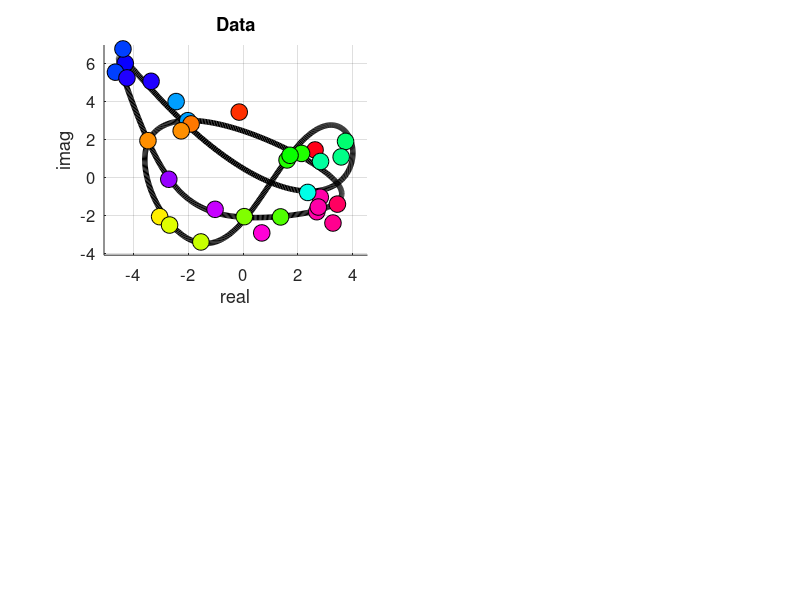

Recreate this plot in MATLAB. (Note: this script raises an error after producing the figure.)
%%%%%%%%;
% setting up simple multi-slice-alignment for testing sheres-style qbp. ;
% assume a 2d-volume x, comprising a single ring. ;
% Assume that x is restricted to just 2*Q+1 bessel-coefficients. ;
% Setting up figure for illustration. ;
%%%%%%%%;

%clear;
%%%%%%%%;
platform = 'rusty';
if (exist('platform.type','file')); fp=fopen('platform.type'); platform = fscanf(fp,'%s'); fclose(fp); end;
if (strcmp(platform,'access1')); string_root = 'data'; end;
if (strcmp(platform,'OptiPlex')); string_root = 'home'; end;
if (strcmp(platform,'eval1')); string_root = 'home'; end;
if (strcmp(platform,'rusty')); string_root = 'mnt/home'; end;
%%%%%%%%;

flag_verbose = 1;
flag_disp = flag_verbose;
flag_replot = 1;
nf = 0;

%%%%%%%%;
q_max = 4; str_q_max = sprintf('q%d',q_max);
n_M_factor = 1/32; n_gamma = 1024; n_M = ceil(n_gamma*n_M_factor);
str_n_M = sprintf('M%.4d',round(n_M));
n_iteration = 128*4; str_n_iteration = sprintf('i%.3d',n_iteration);
sigma_true = 2/10; str_sigma_true = sprintf('s%.3d',round(1000*sigma_true));
%%%%%%%%;
q_ = transpose(-q_max:1:+q_max);
n_q = numel(q_);
gamma_ = linspace(0,2*pi,1+n_gamma);
gamma_ = reshape(gamma_(1:n_gamma),[n_gamma,1]);
n_w = n_gamma;
F_wq__ = exp(+i*gamma_*transpose(q_));
F_inv_qw__ = ctranspose(F_wq__)/n_gamma;
%%%%%%%%;

lambda = 1; rseed  = 1; sigma = 0.5;
rng(rseed);rseed=rseed+1;
A_q_ = randn(n_q,1) + i*randn(n_q,1);
A_w_ = F_wq__*A_q_;

sigma_true = 0.5; str_sigma_true = sprintf('s%.3d',round(1000*sigma_true));

if flag_disp>1;
figure(1);clf;figbig;
for rseed=0:48-1;
rng(rseed); A_q_ = randn(n_q,1) + i*randn(n_q,1); A_w_ = F_wq__*A_q_;
subplot(6,8,1+rseed); plot(A_w_,'.'); axisnotick;
end;%for rseed=0:48-1;
end;%if flag_disp>1;

%%%%%%%%;
% Pick rseed = 20. ;
%%%%%%%%;
rseed = 20;
str_rseed = sprintf('r%.2d',rseed);
str_xfix = sprintf('%s%s%s%s%s',str_q_max,str_n_M,str_sigma_true,str_n_iteration,str_rseed);

rng(rseed);
A_q_ = randn(n_q,1) + i*randn(n_q,1); A_w_ = F_wq__*A_q_;
%%%%%%%%;
rng(rseed);rseed=rseed+1;
gamma_true_M_ = 2*pi*rand(n_M,1);
tmp_index_ = knnsearch(gamma_,gamma_true_M_,'K',1)-1;
rng(rseed);rseed=rseed+1;
M_M_ = A_w_(1+tmp_index_) + sigma_true*(randn(n_M,1) + i*randn(n_M,1));
%%%%;
if flag_disp>0;
nf_base = nf;
figure(1+nf_base);nf=nf+1;clf;set(gcf,'Position',1+[0,0,1024,1024+128]);
fontsize_use = 12;
hold on;
c_use__ = colormap('hsv'); n_c_use = size(c_use__,1);
xlim_ = prctile(real(A_w_),[  0,100]); xlim_ = mean(xlim_) + 1.125*0.5*diff(xlim_)*[-1,+1];
ylim_ = prctile(imag(A_w_),[  0,100]); ylim_ = mean(ylim_) + 1.125*0.5*diff(ylim_)*[-1,+1];
subplot(2,2,1);
set(gca,'FontSize',fontsize_use);
linewidth_use = 4;
markersize_use = 12;
hold on;
plot(real(A_w_),imag(A_w_),'k-','LineWidth',linewidth_use);
for nM=0:n_M-1;
gamma_true = gamma_true_M_(1+nM);
nc_use = max(0,min(n_c_use-1,floor(n_c_use*gamma_true/(2*pi))));
M = M_M_(1+nM);
plot(real(M),imag(M),'ko','MarkerFaceColor',c_use__(1+nc_use,:),'MarkerSize',markersize_use);
end;%for nM=0:n_M-1;
hold off;
xlim(xlim_); ylim(ylim_);
xlabel('real'); ylabel('imag'); grid on;
title('Data');
end;%if flag_disp>0;
%%%%;
sigma_sher = 1*sigma_true;
rng(rseed);rseed=rseed+1;
rand_q_ = randn(n_q,1) + i*randn(n_q,1);
B_init_q_ = lambda*A_q_ + (1-lambda)*fnorm(A_q_)*rand_q_;
B_init_w_ = F_wq__*B_init_q_;
B_sher_q_ = B_init_q_;
B_sher_w_ = B_init_w_;
B_zero_w_ = B_init_w_;
B_emax_w_ = B_init_w_;
B_alte_w_ = B_init_w_;
%%%%;
if flag_disp>0;
figure(1+nf_base); hold on;
c_use__ = colormap_80s; n_c_use = size(c_use__,1);
linewidth_big = 6;
linewidth_sml = 4;
markersize_use = 4;
for ns=1:3-1;
subplot(2,2,1+ns);
set(gca,'FontSize',fontsize_use);
hold on;
plot(real(A_w_),imag(A_w_),'k-','LineWidth',linewidth_big);
%plot(real(B_init_w_),imag(B_init_w_),'c-','LineWidth',linewidth_big);
xlabel('real'); ylabel('imag'); grid on;
end;%for ns=1:3-1;
end;%if flag_disp>0;
%%%%;
n_M_factor_use = ceil(n_M_factor);
Error_sher_l2_i_ = zeros(n_iteration,1);
Error_zero_l2_i_ = zeros(n_iteration,1);
Error_emax_l2_i_ = zeros(n_iteration,1);
Error_alte_l2_i_ = zeros(n_iteration,1);
Error_sher_k1_i_ = zeros(n_iteration,1);
Error_zero_k1_i_ = zeros(n_iteration,1);
Error_emax_k1_i_ = zeros(n_iteration,1);
Error_alte_k1_i_ = zeros(n_iteration,1);
for niteration=0:n_iteration-1;
%%%%;
R2_sher_wM__ = abs(bsxfun(@minus,reshape(B_sher_w_,[n_w,1]),reshape(M_M_,[1,n_M]))).^2;
R2_sher_wM__ = bsxfun(@minus,R2_sher_wM__,min(R2_sher_wM__,[],1));
p_sher_wM__ = exp(-R2_sher_wM__/max(1e-12,2*sigma_sher^2));
p_sher_wM__ = bsxfun(@rdivide,p_sher_wM__,max(1e-24,sum(p_sher_wM__,1)));
p_sher_wM__ = bsxfun(@rdivide,p_sher_wM__,max(1e-24,sum(p_sher_wM__,2)));
tmp_index_ = efind(sum(p_sher_wM__,2)<1e-24);
p_sher_wM__(1+tmp_index_,:) = 1/max(1,n_M);
p_sher_wM__ = bsxfun(@rdivide,p_sher_wM__,max(1e-24,sum(p_sher_wM__,2)));
C_sher_w_ = p_sher_wM__*M_M_;
C_sher_q_ = F_inv_qw__*C_sher_w_;
C_sher_w_ = F_wq__*C_sher_q_;
B_sher_q_ = C_sher_q_;
B_sher_w_ = C_sher_w_;
%%%%;
R2_zero_wM__ = abs(bsxfun(@minus,reshape(B_zero_w_,[n_w,1]),reshape(M_M_,[1,n_M]))).^2;
R2_zero_wM__ = bsxfun(@minus,R2_zero_wM__,min(R2_zero_wM__,[],1));
[~,tmp_ij_] = min(R2_zero_wM__,[],1); tmp_index_ = tmp_ij_-1;
p_zero_wM__ = sparse(1+tmp_index_,1:n_M,1,n_w,n_M);
p_zero_sum_w_ = sum(p_zero_wM__,2);
tmp_index_ = efind(p_zero_sum_w_>0);
%C_zero_q_ = F_inv_qw__(:,1+tmp_index_)*(bsxfun(@rdivide,p_zero_wM__(1+tmp_index_,:),p_zero_sum_w_(1+tmp_index_))*M_M_);
%C_zero_q_ = (transpose(p_zero_wM__(1+tmp_index_,:))*F_wq__(1+tmp_index_,:)) \ M_M_;
tmp_mat__ = pinv(transpose(p_zero_wM__(1+tmp_index_,:))*F_wq__(1+tmp_index_,:)); C_zero_q_ = tmp_mat__*M_M_;
C_zero_w_ = F_wq__*C_zero_q_;
B_zero_q_ = C_zero_q_;
B_zero_w_ = C_zero_w_;
%%%%;
R2_emax_wM__ = abs(bsxfun(@minus,reshape(B_emax_w_,[n_w,1]),reshape(M_M_,[1,n_M]))).^2;
R2_emax_wM__ = bsxfun(@minus,R2_emax_wM__,min(R2_emax_wM__,[],1));
[~,tmp_ij_wM__] = sort(R2_emax_wM__,2);
p_emax_wM__ = sparse([],[],[],n_w,n_M,0);
for nM_factor_use=0:n_M_factor_use-1;
tmp_index_ = tmp_ij_wM__(:,1+nM_factor_use)-1;
p_emax_wM__ = p_emax_wM__ + sparse(1:n_w,1+tmp_index_,1/n_M_factor_use,n_w,n_M);
end;%for nM_factor_use=0:n_M_factor_use-1;
C_emax_q_ = F_inv_qw__*(p_emax_wM__*M_M_);
B_emax_q_ = C_emax_q_;
B_emax_w_ = F_wq__*B_emax_q_;
%%%%;
R2_alte_wM__ = abs(bsxfun(@minus,reshape(B_alte_w_,[n_w,1]),reshape(M_M_,[1,n_M]))).^2;
R2_alte_wM__ = bsxfun(@minus,R2_alte_wM__,min(R2_alte_wM__,[],1));
if mod(niteration,2)==0;
[~,tmp_ij_] = min(R2_alte_wM__,[],1); tmp_index_ = tmp_ij_-1;
p_alte_wM__ = sparse(1+tmp_index_,1:n_M,1,n_w,n_M);
p_alte_sum_w_ = sum(p_alte_wM__,2);
tmp_index_ = efind(p_alte_sum_w_>0);
%C_alte_q_ = F_inv_qw__(:,1+tmp_index_)*(bsxfun(@rdivide,p_alte_wM__(1+tmp_index_,:),p_alte_sum_w_(1+tmp_index_))*M_M_);
%C_alte_q_ = (transpose(p_alte_wM__(1+tmp_index_,:))*F_wq__(1+tmp_index_,:)) \ M_M_;
tmp_mat__ = pinv(transpose(p_alte_wM__(1+tmp_index_,:))*F_wq__(1+tmp_index_,:)); C_alte_q_ = tmp_mat__*M_M_;
C_alte_w_ = F_wq__*C_alte_q_;
end;%if mod(niteration,2)==0;
if mod(niteration,2)==1;
[~,tmp_ij_wM__] = sort(R2_alte_wM__,2);
p_alte_wM__ = sparse([],[],[],n_w,n_M,0);
for nM_factor_use=0:n_M_factor_use-1;
tmp_index_ = tmp_ij_wM__(:,1+nM_factor_use)-1;
p_alte_wM__ = p_alte_wM__ + sparse(1:n_w,1+tmp_index_,1/n_M_factor_use,n_w,n_M);
end;%for nM_factor_use=0:n_M_factor_use-1;
C_alte_q_ = F_inv_qw__*(p_alte_wM__*M_M_);
end;%if mod(niteration,2)==1;
B_alte_q_ = C_alte_q_;
B_alte_w_ = F_wq__*B_alte_q_;
%%%%;
[Error_sher_l2,Error_sher_k1] = test_MSA_sheres_error_0(q_max,n_q,q_,F_wq__,n_w,gamma_,[],A_w_,A_q_,B_sher_w_,B_sher_q_);
Error_sher_l2_i_(1+niteration) = Error_sher_l2;
Error_sher_k1_i_(1+niteration) = Error_sher_k1;
[Error_zero_l2,Error_zero_k1] = test_MSA_sheres_error_0(q_max,n_q,q_,F_wq__,n_w,gamma_,[],A_w_,A_q_,B_zero_w_,B_zero_q_);
Error_zero_l2_i_(1+niteration) = Error_zero_l2;
Error_zero_k1_i_(1+niteration) = Error_zero_k1;
[Error_emax_l2,Error_emax_k1] = test_MSA_sheres_error_0(q_max,n_q,q_,F_wq__,n_w,gamma_,[],A_w_,A_q_,B_emax_w_,B_emax_q_);
Error_emax_l2_i_(1+niteration) = Error_emax_l2;
Error_emax_k1_i_(1+niteration) = Error_emax_k1;
[Error_alte_l2,Error_alte_k1] = test_MSA_sheres_error_0(q_max,n_q,q_,F_wq__,n_w,gamma_,[],A_w_,A_q_,B_alte_w_,B_alte_q_);
Error_alte_l2_i_(1+niteration) = Error_alte_l2;
Error_alte_k1_i_(1+niteration) = Error_alte_k1;
%%%%;
if (niteration==n_iteration-1) | (mod(niteration,32)==0);
if flag_disp>0;
figure(1+nf_base); hold on;
nc_use = max(0,min(n_c_use-1,floor(n_c_use*niteration/n_iteration)));
subplot(2,2,2);
plot(real(B_sher_w_),imag(B_sher_w_),'-','LineWidth',linewidth_sml,'Color',c_use__(1+nc_use,:));
xlim(xlim_); ylim(ylim_); grid on;
title(sprintf('BI'));
%subplot(2,2,3);
%plot(real(B_zero_w_),imag(B_zero_w_),'-','LineWidth',linewidth_sml,'Color',c_use__(1+nc_use,:));
%xlim(xlim_); ylim(ylim_); grid on;
%title(sprintf('zero'));
%subplot(2,2,3);
%plot(real(B_emax_w_),imag(B_emax_w_),'-','LineWidth',linewidth_sml,'Color',c_use__(1+nc_use,:));
%xlim(xlim_); ylim(ylim_); grid on;
%title(sprintf('emax'));
subplot(2,2,3);
plot(real(B_alte_w_),imag(B_alte_w_),'-','LineWidth',linewidth_sml,'Color',c_use__(1+nc_use,:));
xlim(xlim_); ylim(ylim_); grid on;
title(sprintf('AMPM'));
%subplot(2,2,4); cla;
%hold on;
%plot(1+[0:niteration],log10(Error_sher_l2_i_(1+[0:niteration])),'ko');
%plot(1+[0:niteration],log10(Error_zero_l2_i_(1+[0:niteration])),'bo');
%plot(1+[0:niteration],log10(Error_emax_l2_i_(1+[0:niteration])),'go');
%plot(1+[0:niteration],log10(Error_alte_l2_i_(1+[0:niteration])),'co');
%hold off;
%title('log10(Error_l2)','Interpreter','none');
%xlim([1,n_iteration]);
%grid on;
subplot(2,2,4); cla;
hold on;
%plot(1+[0:niteration],log10(Error_sher_k1_i_(1+[0:niteration])),'k.-');
plot(1+[0:niteration],(Error_sher_k1_i_(1+[0:niteration])).^2/n_gamma,'k.-');
%plot(1+[0:niteration],log10(Error_zero_k1_i_(1+[0:niteration])),'bx');
%plot(1+[0:niteration],log10(Error_emax_k1_i_(1+[0:niteration])),'gx');
%plot(1+[0:niteration],log10(Error_alte_k1_i_(1+[0:niteration])),'.-','Color',0.85*[1,1,1]);
plot(1+[0:niteration],(Error_alte_k1_i_(1+[0:niteration])).^2/n_gamma,'.-','Color',0.85*[1,1,1]);
hold off;
%xlabel('iteration'); ylabel('log10(Error)','Interpreter','none'); title('log10(Error_k1)','Interpreter','none');
xlabel('iteration'); ylabel('Error','Interpreter','none'); title('Error_k1','Interpreter','none');
xlim([1,n_iteration]);
grid on;
%%%%;
sgtitle(sprintf('rseed %d lambda %0.2f sigma %0.2f',rseed,lambda,sigma),'Interpreter','none');
drawnow();
end;%if flag_disp>0;
end;%if (niteration==n_iteration-1) | (mod(niteration,32)==0);
end;%for niteration=0:n_iteration-1;
%%%%;
if flag_disp>0;
%close(gcf);
end;%if flag_disp>0;
%%%%%%%%%%%%%%%%%%%%%%%%%%%%%%%%;

fname_fig_pre = sprintf('../dir_jpg/test_MSA_sheres_illustration_%s_FIGA',str_xfix);
fname_fig_jpg = sprintf('%s.jpg',fname_fig_pre);
fname_fig_eps = sprintf('%s.eps',fname_fig_pre);
if ( flag_replot | ~exist(sprintf('%s.jpg',fname_fig)) );
sgtitle(fname_fig_pre,'Interpreter','none');
disp(sprintf(' %% writing %s',fname_fig_pre));
print('-depsc',fname_fig_eps);
print('-djpeg',fname_fig_jpg);
sgtitle('');
subplot(2,2,4);title('Error','Interpreter','none');
tmp_dir = sprintf('/%s/rangan/dir_cryoem/dir_ampm_manuscript/dir_ampm_fig_misc',string_root);
fname_fig_jpg_strip = sprintf('%s/test_MSA_sheres_illustration_%s_FIGA_strip.jpg',tmp_dir,str_xfix);
disp(sprintf(' %% writing %s',fname_fig_jpg_strip));
print('-djpeg',fname_fig_jpg_strip);
%close(gcf);
end;%if ( flag_replot | ~exist(sprintf('%s.jpg',fname_fig_pre)) );

disp('returning'); return;

q_max = 16; str_q_max = sprintf('q%d',q_max);
n_M_factor = 1/32; n_gamma = 1024; n_M = ceil(n_gamma*n_M_factor);
str_n_M = sprintf('M%.4d',round(n_M));
sigma_true = 2/10; str_sigma_true = sprintf('s%.3d',round(1000*sigma_true));
n_iteration = 128*4; str_n_iteration = sprintf('i%.3d',n_iteration);
n_rseed = 64; str_n_rseed = sprintf('r%.2d',n_rseed);
str_xfix = sprintf('%s%s%s%s%s',str_q_max,str_n_M,str_sigma_true,str_n_iteration,str_n_rseed);
%%%%%%%%;
q_ = transpose(-q_max:1:+q_max);
n_q = numel(q_);
gamma_ = linspace(0,2*pi,1+n_gamma);
gamma_ = reshape(gamma_(1:n_gamma),[n_gamma,1]);
n_w = n_gamma;
F_wq__ = exp(+i*gamma_*transpose(q_));
F_inv_qw__ = ctranspose(F_wq__)/n_gamma;
%%%%%%%%;

fname_pre = sprintf('./dir_pm_mat/test_MSA_sheres_%s',str_xfix);
[flag_skip,fname_mat] = open_fname_tmp(fname_pre);
%%%%%%%%%%%%%%%%%%%%%%%%%%%%%%%%%%%%%%%%%%%%%%%%%%%%%%%%%%%%%%%%;
if ~flag_skip;
%%%%%%%%%%%%%%%%%%%%%%%%%%%%%%%%%%%%%%%%%%%%%%%%%%%%%%%%%%%%%%%%;
rseed_ = 0:n_rseed-1;
Error_sher_l2_ir__ = zeros(n_iteration,n_rseed);
Error_zero_l2_ir__ = zeros(n_iteration,n_rseed);
Error_emax_l2_ir__ = zeros(n_iteration,n_rseed);
Error_alte_l2_ir__ = zeros(n_iteration,n_rseed);
Error_sher_k1_ir__ = zeros(n_iteration,n_rseed);
Error_zero_k1_ir__ = zeros(n_iteration,n_rseed);
Error_emax_k1_ir__ = zeros(n_iteration,n_rseed);
Error_alte_k1_ir__ = zeros(n_iteration,n_rseed);
A_qr__ = zeros(n_q,n_rseed);
%%%%%%%%%%%%%%%%%%%%%%%%%%%%%%%%;
for nrseed=0:n_rseed-1;
%%%%%%%%%%%%%%%%%%%%%%%%%%%%%%%%;
rseed = rseed_(1+nrseed);
%%%%;
rng(rseed);rseed=rseed+1;
A_q_ = randn(n_q,1) + i*randn(n_q,1);
A_qr__(:,1+nrseed) = A_q_;
A_w_ = F_wq__*A_q_;
%%%%;
rng(rseed);rseed=rseed+1;
gamma_true_M_ = 2*pi*rand(n_M,1);
tmp_index_ = knnsearch(gamma_,gamma_true_M_,'K',1)-1;
rng(rseed);rseed=rseed+1;
M_M_ = A_w_(1+tmp_index_) + sigma_true*(randn(n_M,1) + i*randn(n_M,1));
%%%%;
if flag_disp>1;
figure(1+nf);nf=nf+1;clf;figsml;
c_use__ = colormap('hsv'); n_c_use = size(c_use__,1);
linewidth_use = 4;
markersize_use = 4;
hold on;
plot(real(A_w_),imag(A_w_),'k-','LineWidth',linewidth_use);
for nM=0:n_M-1;
gamma_true = gamma_true_M_(1+nM);
nc_use = max(0,min(n_c_use-1,floor(n_c_use*gamma_true/(2*pi))));
M = M_M_(1+nM);
plot(real(M),imag(M),'ko','MarkerFaceColor',c_use__(1+nc_use,:),'MarkerSize',markersize_use);
end;%for nM=0:n_M-1;
hold off;
xlabel('real'); ylabel('imag'); grid on;
end;%if flag_disp>1;
%%%%;
sigma_sher = 1*sigma_true;
xlim_ = prctile(real(A_w_),[  0,100]); xlim_ = mean(xlim_) + 1.125*0.5*diff(xlim_)*[-1,+1];
ylim_ = prctile(imag(A_w_),[  0,100]); ylim_ = mean(ylim_) + 1.125*0.5*diff(ylim_)*[-1,+1];
rng(rseed);rseed=rseed+1;
lambda = 0.0;
rand_q_ = randn(n_q,1) + i*randn(n_q,1);
B_sher_q_ = lambda*A_q_ + (1-lambda)*fnorm(A_q_)*rand_q_;
B_sher_w_ = F_wq__*B_sher_q_;
B_zero_w_ = B_sher_w_;
B_emax_w_ = B_sher_w_;
B_alte_w_ = B_sher_w_;
%%%%;
if flag_disp>0;
nf_base = nf; nf=nf+1;
figure(1+nf_base);clf;set(gcf,'Position',1+[0,0,1024*2,768*2]);
c_use__ = colormap_80s; n_c_use = size(c_use__,1);
linewidth_big = 6;
linewidth_sml = 4;
markersize_use = 4;
for ns=0:4-1;
subplot(2,4,1+ns);
hold on;
plot(real(A_w_),imag(A_w_),'k-','LineWidth',linewidth_big);
xlabel('real'); ylabel('imag'); grid on;
end;%for ns=0:4-1;
end;%if flag_disp>0;
%%%%;
n_M_factor_use = ceil(n_M_factor);
Error_sher_l2_i_ = zeros(n_iteration,1);
Error_zero_l2_i_ = zeros(n_iteration,1);
Error_emax_l2_i_ = zeros(n_iteration,1);
Error_alte_l2_i_ = zeros(n_iteration,1);
Error_sher_k1_i_ = zeros(n_iteration,1);
Error_zero_k1_i_ = zeros(n_iteration,1);
Error_emax_k1_i_ = zeros(n_iteration,1);
Error_alte_k1_i_ = zeros(n_iteration,1);
for niteration=0:n_iteration-1;
%%%%;
R2_sher_wM__ = abs(bsxfun(@minus,reshape(B_sher_w_,[n_w,1]),reshape(M_M_,[1,n_M]))).^2;
R2_sher_wM__ = bsxfun(@minus,R2_sher_wM__,min(R2_sher_wM__,[],1));
p_sher_wM__ = exp(-R2_sher_wM__/(2*sigma_sher^2));
p_sher_wM__ = bsxfun(@rdivide,p_sher_wM__,max(1e-24,sum(p_sher_wM__,1)));
p_sher_wM__ = bsxfun(@rdivide,p_sher_wM__,max(1e-24,sum(p_sher_wM__,2)));
tmp_index_ = efind(sum(p_sher_wM__,2)<1e-24);
p_sher_wM__(1+tmp_index_,:) = 1/max(1,n_M);
p_sher_wM__ = bsxfun(@rdivide,p_sher_wM__,max(1e-24,sum(p_sher_wM__,2)));
C_sher_w_ = p_sher_wM__*M_M_;
C_sher_q_ = F_inv_qw__*C_sher_w_;
C_sher_w_ = F_wq__*C_sher_q_;
B_sher_q_ = C_sher_q_;
B_sher_w_ = C_sher_w_;
%%%%;
R2_zero_wM__ = abs(bsxfun(@minus,reshape(B_zero_w_,[n_w,1]),reshape(M_M_,[1,n_M]))).^2;
R2_zero_wM__ = bsxfun(@minus,R2_zero_wM__,min(R2_zero_wM__,[],1));
[~,tmp_ij_] = min(R2_zero_wM__,[],1); tmp_index_ = tmp_ij_-1;
p_zero_wM__ = sparse(1+tmp_index_,1:n_M,1,n_w,n_M);
p_zero_sum_w_ = sum(p_zero_wM__,2);
tmp_index_ = efind(p_zero_sum_w_>0);
%C_zero_q_ = F_inv_qw__(:,1+tmp_index_)*(bsxfun(@rdivide,p_zero_wM__(1+tmp_index_,:),p_zero_sum_w_(1+tmp_index_))*M_M_);
%C_zero_q_ = (transpose(p_zero_wM__(1+tmp_index_,:))*F_wq__(1+tmp_index_,:)) \ M_M_;
tmp_mat__ = pinv(transpose(p_zero_wM__(1+tmp_index_,:))*F_wq__(1+tmp_index_,:)); C_zero_q_ = tmp_mat__*M_M_;
C_zero_w_ = F_wq__*C_zero_q_;
B_zero_q_ = C_zero_q_;
B_zero_w_ = C_zero_w_;
%%%%;
R2_emax_wM__ = abs(bsxfun(@minus,reshape(B_emax_w_,[n_w,1]),reshape(M_M_,[1,n_M]))).^2;
R2_emax_wM__ = bsxfun(@minus,R2_emax_wM__,min(R2_emax_wM__,[],1));
[~,tmp_ij_wM__] = sort(R2_emax_wM__,2);
p_emax_wM__ = sparse([],[],[],n_w,n_M,0);
for nM_factor_use=0:n_M_factor_use-1;
tmp_index_ = tmp_ij_wM__(:,1+nM_factor_use)-1;
p_emax_wM__ = p_emax_wM__ + sparse(1:n_w,1+tmp_index_,1/n_M_factor_use,n_w,n_M);
end;%for nM_factor_use=0:n_M_factor_use-1;
C_emax_q_ = F_inv_qw__*(p_emax_wM__*M_M_);
B_emax_q_ = C_emax_q_;
B_emax_w_ = F_wq__*B_emax_q_;
%%%%;
R2_alte_wM__ = abs(bsxfun(@minus,reshape(B_alte_w_,[n_w,1]),reshape(M_M_,[1,n_M]))).^2;
R2_alte_wM__ = bsxfun(@minus,R2_alte_wM__,min(R2_alte_wM__,[],1));
if mod(niteration,2)==0;
[~,tmp_ij_] = min(R2_alte_wM__,[],1); tmp_index_ = tmp_ij_-1;
p_alte_wM__ = sparse(1+tmp_index_,1:n_M,1,n_w,n_M);
p_alte_sum_w_ = sum(p_alte_wM__,2);
tmp_index_ = efind(p_alte_sum_w_>0);
%C_alte_q_ = F_inv_qw__(:,1+tmp_index_)*(bsxfun(@rdivide,p_alte_wM__(1+tmp_index_,:),p_alte_sum_w_(1+tmp_index_))*M_M_);
%C_alte_q_ = (transpose(p_alte_wM__(1+tmp_index_,:))*F_wq__(1+tmp_index_,:)) \ M_M_;
tmp_mat__ = pinv(transpose(p_alte_wM__(1+tmp_index_,:))*F_wq__(1+tmp_index_,:)); C_alte_q_ = tmp_mat__*M_M_;
C_alte_w_ = F_wq__*C_alte_q_;
end;%if mod(niteration,2)==0;
if mod(niteration,2)==1;
[~,tmp_ij_wM__] = sort(R2_alte_wM__,2);
p_alte_wM__ = sparse([],[],[],n_w,n_M,0);
for nM_factor_use=0:n_M_factor_use-1;
tmp_index_ = tmp_ij_wM__(:,1+nM_factor_use)-1;
p_alte_wM__ = p_alte_wM__ + sparse(1:n_w,1+tmp_index_,1/n_M_factor_use,n_w,n_M);
end;%for nM_factor_use=0:n_M_factor_use-1;
C_alte_q_ = F_inv_qw__*(p_alte_wM__*M_M_);
end;%if mod(niteration,2)==1;
B_alte_q_ = C_alte_q_;
B_alte_w_ = F_wq__*B_alte_q_;
%%%%;
[Error_sher_l2,Error_sher_k1] = test_MSA_sheres_error_0(q_max,n_q,q_,F_wq__,n_w,gamma_,[],A_w_,A_q_,B_sher_w_,B_sher_q_);
Error_sher_l2_i_(1+niteration) = Error_sher_l2;
Error_sher_k1_i_(1+niteration) = Error_sher_k1;
[Error_zero_l2,Error_zero_k1] = test_MSA_sheres_error_0(q_max,n_q,q_,F_wq__,n_w,gamma_,[],A_w_,A_q_,B_zero_w_,B_zero_q_);
Error_zero_l2_i_(1+niteration) = Error_zero_l2;
Error_zero_k1_i_(1+niteration) = Error_zero_k1;
[Error_emax_l2,Error_emax_k1] = test_MSA_sheres_error_0(q_max,n_q,q_,F_wq__,n_w,gamma_,[],A_w_,A_q_,B_emax_w_,B_emax_q_);
Error_emax_l2_i_(1+niteration) = Error_emax_l2;
Error_emax_k1_i_(1+niteration) = Error_emax_k1;
[Error_alte_l2,Error_alte_k1] = test_MSA_sheres_error_0(q_max,n_q,q_,F_wq__,n_w,gamma_,[],A_w_,A_q_,B_alte_w_,B_alte_q_);
Error_alte_l2_i_(1+niteration) = Error_alte_l2;
Error_alte_k1_i_(1+niteration) = Error_alte_k1;
%%%%;
if (niteration==n_iteration-1) | (mod(niteration,32)==0);
if flag_disp>0;
figure(1+nf_base); hold on;
nc_use = max(0,min(n_c_use-1,floor(n_c_use*niteration/n_iteration)));
subplot(2,4,1);
plot(real(B_sher_w_),imag(B_sher_w_),'-','LineWidth',linewidth_sml,'Color',c_use__(1+nc_use,:));
xlim(xlim_); ylim(ylim_); grid on;
title(sprintf('sher'));
subplot(2,4,2);
plot(real(B_zero_w_),imag(B_zero_w_),'-','LineWidth',linewidth_sml,'Color',c_use__(1+nc_use,:));
xlim(xlim_); ylim(ylim_); grid on;
title(sprintf('zero'));
subplot(2,4,3);
plot(real(B_emax_w_),imag(B_emax_w_),'-','LineWidth',linewidth_sml,'Color',c_use__(1+nc_use,:));
xlim(xlim_); ylim(ylim_); grid on;
title(sprintf('emax'));
subplot(2,4,4);
plot(real(B_alte_w_),imag(B_alte_w_),'-','LineWidth',linewidth_sml,'Color',c_use__(1+nc_use,:));
xlim(xlim_); ylim(ylim_); grid on;
title(sprintf('alte'));
subplot(2,4,[5:6]); cla;
hold on;
plot(1+[0:niteration],log10(Error_sher_l2_i_(1+[0:niteration])),'ko');
plot(1+[0:niteration],log10(Error_zero_l2_i_(1+[0:niteration])),'bo');
plot(1+[0:niteration],log10(Error_emax_l2_i_(1+[0:niteration])),'go');
plot(1+[0:niteration],log10(Error_alte_l2_i_(1+[0:niteration])),'co');
hold off;
title('log10(Error_l2)','Interpreter','none');
xlim([1,n_iteration]);
grid on;
subplot(2,4,[7:8]); cla;
hold on;
plot(1+[0:niteration],log10(Error_sher_k1_i_(1+[0:niteration])),'kx');
plot(1+[0:niteration],log10(Error_zero_k1_i_(1+[0:niteration])),'bx');
plot(1+[0:niteration],log10(Error_emax_k1_i_(1+[0:niteration])),'gx');
plot(1+[0:niteration],log10(Error_alte_k1_i_(1+[0:niteration])),'cx');
hold off;
title('log10(Error_k1)','Interpreter','none');
xlim([1,n_iteration]);
grid on;
%%%%;
drawnow();
end;%if flag_disp>0;
end;%if (niteration==n_iteration-1) | (mod(niteration,32)==0);
end;%for niteration=0:n_iteration-1;
%%%%;
Error_sher_l2_ir__(:,1+nrseed) = Error_sher_l2_i_;
Error_zero_l2_ir__(:,1+nrseed) = Error_zero_l2_i_;
Error_emax_l2_ir__(:,1+nrseed) = Error_emax_l2_i_;
Error_alte_l2_ir__(:,1+nrseed) = Error_alte_l2_i_;
Error_sher_k1_ir__(:,1+nrseed) = Error_sher_k1_i_;
Error_zero_k1_ir__(:,1+nrseed) = Error_zero_k1_i_;
Error_emax_k1_ir__(:,1+nrseed) = Error_emax_k1_i_;
Error_alte_k1_ir__(:,1+nrseed) = Error_alte_k1_i_;
%%%%;
if flag_disp>0;
close(gcf);
end;%if flag_disp>0;
%%%%%%%%%%%%%%%%%%%%%%%%%%%%%%%%;
end;%for nrseed=0:n_rseed-1;
%%%%%%%%%%%%%%%%%%%%%%%%%%%%%%%%;
save(fname_mat ...
     ,'q_max' ...
     ,'n_M' ...
     ,'sigma_true' ...
     ,'n_iteration' ...
     ,'n_rseed' ...
     ,'str_xfix' ...
     ,'A_qr__' ...
     ,'Error_sher_l2_ir__' ...
     ,'Error_zero_l2_ir__' ...
     ,'Error_emax_l2_ir__' ...
     ,'Error_alte_l2_ir__' ...
     ,'Error_sher_k1_ir__' ...
     ,'Error_zero_k1_ir__' ...
     ,'Error_emax_k1_ir__' ...
     ,'Error_alte_k1_ir__' ...
     );
close_fname_tmp(fname_pre);
%%%%%%%%%%%%%%%%%%%%%%%%%%%%%%%%%%%%%%%%%%%%%%%%%%%%%%%%%%%%%%%%;
end;%if ~flag_skip;
%%%%%%%%%%%%%%%%%%%%%%%%%%%%%%%%%%%%%%%%%%%%%%%%%%%%%%%%%%%%%%%%;

%%%%%%%%%%%%%%%%%%%%%%%%%%%%%%%%;
if  exist(fname_mat,'file');
%%%%%%%%%%%%%%%%%%%%%%%%%%%%%%%%;
load(fname_mat);
fname_fig = sprintf('./dir_pm_jpg/test_MSA_sheres_%s',str_xfix);
if ( flag_replot | ~exist(sprintf('%s.jpg',fname_fig)) );
Error_sher_l2_r_ = Error_sher_l2_ir__(end,:);
Error_zero_l2_r_ = Error_zero_l2_ir__(end,:);
Error_emax_l2_r_ = Error_emax_l2_ir__(end,:);
Error_alte_l2_r_ = Error_alte_l2_ir__(end,:);
Error_sher_k1_r_ = Error_sher_k1_ir__(end,:);
Error_zero_k1_r_ = Error_zero_k1_ir__(end,:);
Error_emax_k1_r_ = Error_emax_k1_ir__(end,:);
Error_alte_k1_r_ = Error_alte_k1_ir__(end,:);
emax_l2 = max(max(Error_sher_l2_r_),max(Error_alte_l2_r_));
emax_k1 = max(max(Error_sher_k1_r_),max(Error_alte_k1_r_));
Error_zero_l2_r_ = min(emax_l2-1e-12,Error_zero_l2_r_);
Error_emax_l2_r_ = min(emax_l2-1e-12,Error_emax_l2_r_);
Error_alte_l2_r_ = min(emax_l2-1e-12,Error_alte_l2_r_);
Error_zero_k1_r_ = min(emax_k1-1e-12,Error_zero_k1_r_);
Error_emax_k1_r_ = min(emax_k1-1e-12,Error_emax_k1_r_);
Error_alte_k1_r_ = min(emax_k1-1e-12,Error_alte_k1_r_);
figure(1+nf);nf=nf+1;clf;figbig;
p_row = 2; p_col = 3; np=0;
%%%%;
subplot(p_row,p_col,1+np);np=np+1;
plot([0,emax_l2],[0,emax_l2],'k-',Error_sher_l2_r_,Error_zero_l2_r_,'ko','MarkerFaceColor','c');
xlim([0,emax_l2]);ylim([0,emax_l2]);
axis square; grid on;
xlabel('Error_sher','Interpreter','none');
ylabel('Error_zero','Interpreter','none');
title('sher vs zero l2');
%%%%;
subplot(p_row,p_col,1+np);np=np+1;
plot([0,emax_l2],[0,emax_l2],'k-',Error_sher_l2_r_,Error_emax_l2_r_,'ko','MarkerFaceColor','c');
xlim([0,emax_l2]);ylim([0,emax_l2]);
axis square; grid on;
xlabel('Error_sher','Interpreter','none');
ylabel('Error_emax','Interpreter','none');
title('sher vs emax l2');
%%%%;
subplot(p_row,p_col,1+np);np=np+1;
plot([0,emax_l2],[0,emax_l2],'k-',Error_sher_l2_r_,Error_alte_l2_r_,'ko','MarkerFaceColor','c');
xlim([0,emax_l2]);ylim([0,emax_l2]);
axis square; grid on;
xlabel('Error_sher','Interpreter','none');
ylabel('Error_alte','Interpreter','none');
title('sher vs alte l2');
%%%%;
subplot(p_row,p_col,1+np);np=np+1;
plot([0,emax_k1],[0,emax_k1],'k-',Error_sher_k1_r_,Error_zero_k1_r_,'ko','MarkerFaceColor','c');
xlim([0,emax_k1]);ylim([0,emax_k1]);
axis square; grid on;
xlabel('Error_sher','Interpreter','none');
ylabel('Error_zero','Interpreter','none');
title('sher vs zero k1');
%%%%;
subplot(p_row,p_col,1+np);np=np+1;
plot([0,emax_k1],[0,emax_k1],'k-',Error_sher_k1_r_,Error_emax_k1_r_,'ko','MarkerFaceColor','c');
xlim([0,emax_k1]);ylim([0,emax_k1]);
axis square; grid on;
xlabel('Error_sher','Interpreter','none');
ylabel('Error_emax','Interpreter','none');
title('sher vs emax k1');
%%%%;
subplot(p_row,p_col,1+np);np=np+1;
plot([0,emax_k1],[0,emax_k1],'k-',Error_sher_k1_r_,Error_alte_k1_r_,'ko','MarkerFaceColor','c');
xlim([0,emax_k1]);ylim([0,emax_k1]);
axis square; grid on;
xlabel('Error_sher','Interpreter','none');
ylabel('Error_alte','Interpreter','none');
title('sher vs alte k1');
%%%%%%%%;
sgtitle(fname_fig,'Interpreter','none');
disp(sprintf(' %% writing %s',fname_fig));
print('-depsc',sprintf('%s.eps',fname_fig));
print('-djpeg',sprintf('%s.jpg',fname_fig));
end;%if ( flag_replot | ~exist(sprintf('%s.jpg',fname_fig)) );
%%%%%%%%%%%%%%%%%%%%%%%%%%%%%%%%;
end;%if  exist(fname_mat,'file');
%%%%%%%%%%%%%%%%%%%%%%%%%%%%%%%%;



%{

  flag_replot=1;
  fname_fig = sprintf('./dir_pm_jpg/test_MSA_sheres_callout_FIGA');
  if ( flag_replot | ~exist(sprintf('%s.jpg',fname_fig)) );
  figure(1);clf;set(gcf,'Position',1+[0,0,1024*2,768]);
  p_row = 1; p_col = 3; np=0;
  %%%%%%%%;
  q_max = 3; str_q_max = sprintf('q%d',q_max);
  n_M = 1024; str_n_M = sprintf('M%.4d',round(n_M));
  sigma_true = 2/8; str_sigma_true = sprintf('s%.3d',round(1000*sigma_true));
  n_iteration = 128*2; str_n_iteration = sprintf('i%.3d',n_iteration);
  n_rseed = 32; str_n_rseed = sprintf('r%.2d',n_rseed);
  str_xfix = sprintf('%s%s%s%s%s%s',str_q_max,str_n_M,str_sigma_true,str_n_iteration,str_n_rseed);
  fname_mat = sprintf('./dir_pm_mat/test_MSA_sheres_%s.mat',str_xfix);
  load(fname_mat);
  Error_sher_l2_r_ = Error_sher_l2_ir__(end,:);
  Error_zero_l2_r_ = Error_zero_l2_ir__(end,:);
  Error_emax_l2_r_ = Error_emax_l2_ir__(end,:);
  Error_alte_l2_r_ = Error_alte_l2_ir__(end,:);
  Error_sher_k1_r_ = Error_sher_k1_ir__(end,:);
  Error_zero_k1_r_ = Error_zero_k1_ir__(end,:);
  Error_emax_k1_r_ = Error_emax_k1_ir__(end,:);
  Error_alte_k1_r_ = Error_alte_k1_ir__(end,:);
  emax_l2 = max(max(Error_sher_l2_r_),max(Error_alte_l2_r_));
  emax_k1 = max(max(Error_sher_k1_r_),max(Error_alte_k1_r_));
  Error_zero_l2_r_ = min(emax_l2-1e-12,Error_zero_l2_r_);
  Error_emax_l2_r_ = min(emax_l2-1e-12,Error_emax_l2_r_);
  Error_alte_l2_r_ = min(emax_l2-1e-12,Error_alte_l2_r_);
  Error_zero_k1_r_ = min(emax_k1-1e-12,Error_zero_k1_r_);
  Error_emax_k1_r_ = min(emax_k1-1e-12,Error_emax_k1_r_);
  Error_alte_k1_r_ = min(emax_k1-1e-12,Error_alte_k1_r_);
  subplot(p_row,p_col,1+np);np=np+1;
  hold on;
  plot([0,emax_k1],[0,emax_k1],'k-',Error_sher_k1_r_,Error_emax_k1_r_,'ko','MarkerFaceColor','c');
  plot([0,emax_k1],[0,emax_k1],'k-',Error_sher_k1_r_,Error_alte_k1_r_,'ko','MarkerFaceColor','m');
  hold off;
  xlim([0,emax_k1]);ylim([0,emax_k1]);
  axis square; grid on;
  xlabel('Error_sher','Interpreter','none');
  ylabel('Error_alte','Interpreter','none');
  title(sprintf('%s',str_xfix),'Interpreter','none');
  %%%%%%%%;
  q_max = 4; str_q_max = sprintf('q%d',q_max);
  n_M = 128; str_n_M = sprintf('M%.4d',round(n_M));
  sigma_true = 1/8; str_sigma_true = sprintf('s%.3d',round(1000*sigma_true));
  n_iteration = 128*2; str_n_iteration = sprintf('i%.3d',n_iteration);
  n_rseed = 32; str_n_rseed = sprintf('r%.2d',n_rseed);
  str_xfix = sprintf('%s%s%s%s%s%s',str_q_max,str_n_M,str_sigma_true,str_n_iteration,str_n_rseed);
  fname_mat = sprintf('./dir_pm_mat/test_MSA_sheres_%s.mat',str_xfix);
  load(fname_mat);
  Error_sher_l2_r_ = Error_sher_l2_ir__(end,:);
  Error_zero_l2_r_ = Error_zero_l2_ir__(end,:);
  Error_emax_l2_r_ = Error_emax_l2_ir__(end,:);
  Error_alte_l2_r_ = Error_alte_l2_ir__(end,:);
  Error_sher_k1_r_ = Error_sher_k1_ir__(end,:);
  Error_zero_k1_r_ = Error_zero_k1_ir__(end,:);
  Error_emax_k1_r_ = Error_emax_k1_ir__(end,:);
  Error_alte_k1_r_ = Error_alte_k1_ir__(end,:);
  emax_l2 = max(max(Error_sher_l2_r_),max(Error_alte_l2_r_));
  emax_k1 = max(max(Error_sher_k1_r_),max(Error_alte_k1_r_));
  Error_zero_l2_r_ = min(emax_l2-1e-12,Error_zero_l2_r_);
  Error_emax_l2_r_ = min(emax_l2-1e-12,Error_emax_l2_r_);
  Error_alte_l2_r_ = min(emax_l2-1e-12,Error_alte_l2_r_);
  Error_zero_k1_r_ = min(emax_k1-1e-12,Error_zero_k1_r_);
  Error_emax_k1_r_ = min(emax_k1-1e-12,Error_emax_k1_r_);
  Error_alte_k1_r_ = min(emax_k1-1e-12,Error_alte_k1_r_);
  subplot(p_row,p_col,1+np);np=np+1;
  hold on;
  plot([0,emax_k1],[0,emax_k1],'k-',Error_sher_k1_r_,Error_emax_k1_r_,'ko','MarkerFaceColor','c');
  plot([0,emax_k1],[0,emax_k1],'k-',Error_sher_k1_r_,Error_alte_k1_r_,'ko','MarkerFaceColor','m');
  hold off;
  xlim([0,emax_k1]);ylim([0,emax_k1]);
  axis square; grid on;
  xlabel('Error_sher','Interpreter','none');
  ylabel('Error_alte','Interpreter','none');
  title(sprintf('%s',str_xfix),'Interpreter','none');
  %%%%%%%%;
  q_max = 8; str_q_max = sprintf('q%d',q_max);
  n_M = 32; str_n_M = sprintf('M%.4d',round(n_M));
  sigma_true = 1/10; str_sigma_true = sprintf('s%.3d',round(1000*sigma_true));
  n_iteration = 128*4; str_n_iteration = sprintf('i%.3d',n_iteration);
  n_rseed = 64; str_n_rseed = sprintf('r%.2d',n_rseed);
  str_xfix = sprintf('%s%s%s%s%s%s',str_q_max,str_n_M,str_sigma_true,str_n_iteration,str_n_rseed);
  fname_mat = sprintf('./dir_pm_mat/test_MSA_sheres_%s.mat',str_xfix);
  load(fname_mat);
  Error_sher_l2_r_ = Error_sher_l2_ir__(end,:);
  Error_zero_l2_r_ = Error_zero_l2_ir__(end,:);
  Error_emax_l2_r_ = Error_emax_l2_ir__(end,:);
  Error_alte_l2_r_ = Error_alte_l2_ir__(end,:);
  Error_sher_k1_r_ = Error_sher_k1_ir__(end,:);
  Error_zero_k1_r_ = Error_zero_k1_ir__(end,:);
  Error_emax_k1_r_ = Error_emax_k1_ir__(end,:);
  Error_alte_k1_r_ = Error_alte_k1_ir__(end,:);
  emax_l2 = max(max(Error_sher_l2_r_),max(Error_alte_l2_r_));
  emax_k1 = max(max(Error_sher_k1_r_),max(Error_alte_k1_r_));
  Error_zero_l2_r_ = min(emax_l2-1e-12,Error_zero_l2_r_);
  Error_emax_l2_r_ = min(emax_l2-1e-12,Error_emax_l2_r_);
  Error_alte_l2_r_ = min(emax_l2-1e-12,Error_alte_l2_r_);
  Error_zero_k1_r_ = min(emax_k1-1e-12,Error_zero_k1_r_);
  Error_emax_k1_r_ = min(emax_k1-1e-12,Error_emax_k1_r_);
  Error_alte_k1_r_ = min(emax_k1-1e-12,Error_alte_k1_r_);
  subplot(p_row,p_col,1+np);np=np+1;
  hold on;
  plot([0,emax_k1],[0,emax_k1],'k-',Error_sher_k1_r_,Error_emax_k1_r_,'ko','MarkerFaceColor','c');
  plot([0,emax_k1],[0,emax_k1],'k-',Error_sher_k1_r_,Error_alte_k1_r_,'ko','MarkerFaceColor','m');
  hold off;
  xlim([0,emax_k1]);ylim([0,emax_k1]);
  axis square; grid on;
  xlabel('Error_sher','Interpreter','none');
  ylabel('Error_alte','Interpreter','none');
  title(sprintf('%s',str_xfix),'Interpreter','none');
  %%%%%%%%;
  sgtitle('sher vs alte k1:','Interpreter','none');
  disp(sprintf(' %% writing %s',fname_fig));
  print('-depsc',sprintf('%s.eps',fname_fig));
  print('-djpeg',sprintf('%s.jpg',fname_fig));
  end;%if ( flag_replot | ~exist(sprintf('%s.jpg',fname_fig)) );

  %}
